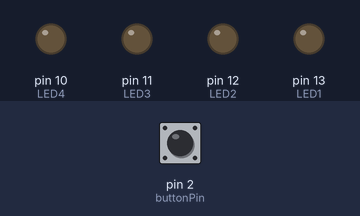
Simulated run of this sketch. Board: Arduino Uno, built with avr-gcc and run on an emulated ATmega328P. Parts: output pins drawn as LEDs (lit = HIGH). Inputs (shaded band) come from the test bench; at power-on: pin 2 (buttonPin) LOW.

Above: at 1.2 s.
1.3 s: pin 2 (buttonPin) pulled HIGH for 0.15 s
At 1.66 s:
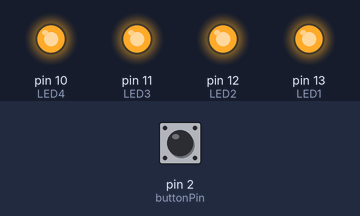
3.2 s: pin 2 (buttonPin) pulled HIGH for 3.2 s
At 3.36 s:
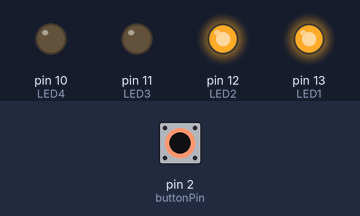
Timing chart, 0 to 8.0 s (numbered marks = the images above; inputs shaded):
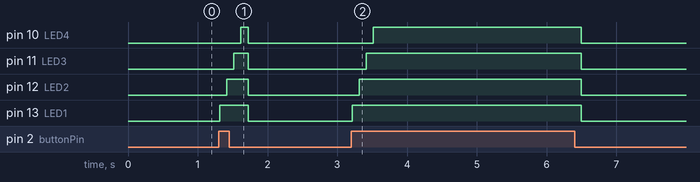

The sketch:

ss6_Blinking__leds.ino
```cpp
const int LED1 = 13;
const int LED2 = 12;
const int LED3 = 11;
const int LED4 = 10;
const int buttonPin =2;

int buttonState = 0;
void setup() {
  pinMode(LED1, OUTPUT);
  pinMode(LED2, OUTPUT);
  pinMode(LED3, OUTPUT);
  pinMode(LED4, OUTPUT);
  pinMode(buttonPin,INPUT);
}

void loop() {
  buttonState = digitalRead(buttonPin);
  delay(10);
  if(buttonState == HIGH){

    digitalWrite(LED1, HIGH);
    delay(100);
    digitalWrite(LED2, HIGH);
    delay(100);
    digitalWrite(LED3, HIGH);
    delay(100);
    digitalWrite(LED4, HIGH);
    delay(100);

  }
  else {
    digitalWrite(LED1, LOW);
    digitalWrite(LED2, LOW);
    digitalWrite(LED3, LOW);
    digitalWrite(LED4, LOW);
  }
}
```

Measured:
- after the input at 1.3 s, pin 10 (LED4): LOW → HIGH after 0.31 s, → LOW 0.11 s later; pin 11 (LED3): LOW → HIGH after 0.21 s, → LOW 0.21 s later; pin 12 (LED2): LOW → HIGH after 0.11 s, → LOW 0.31 s later; pin 13 (LED1): LOW → HIGH at once, → LOW 0.41 s later
- after the input at 3.2 s, pin 10 (LED4): LOW → HIGH after 0.32 s, → LOW 3.0 s later; pin 11 (LED3): LOW → HIGH after 0.22 s, → LOW 3.1 s later; pin 12 (LED2): LOW → HIGH after 0.12 s, → LOW 3.2 s later; pin 13 (LED1): LOW → HIGH at once, → LOW 3.3 s later
